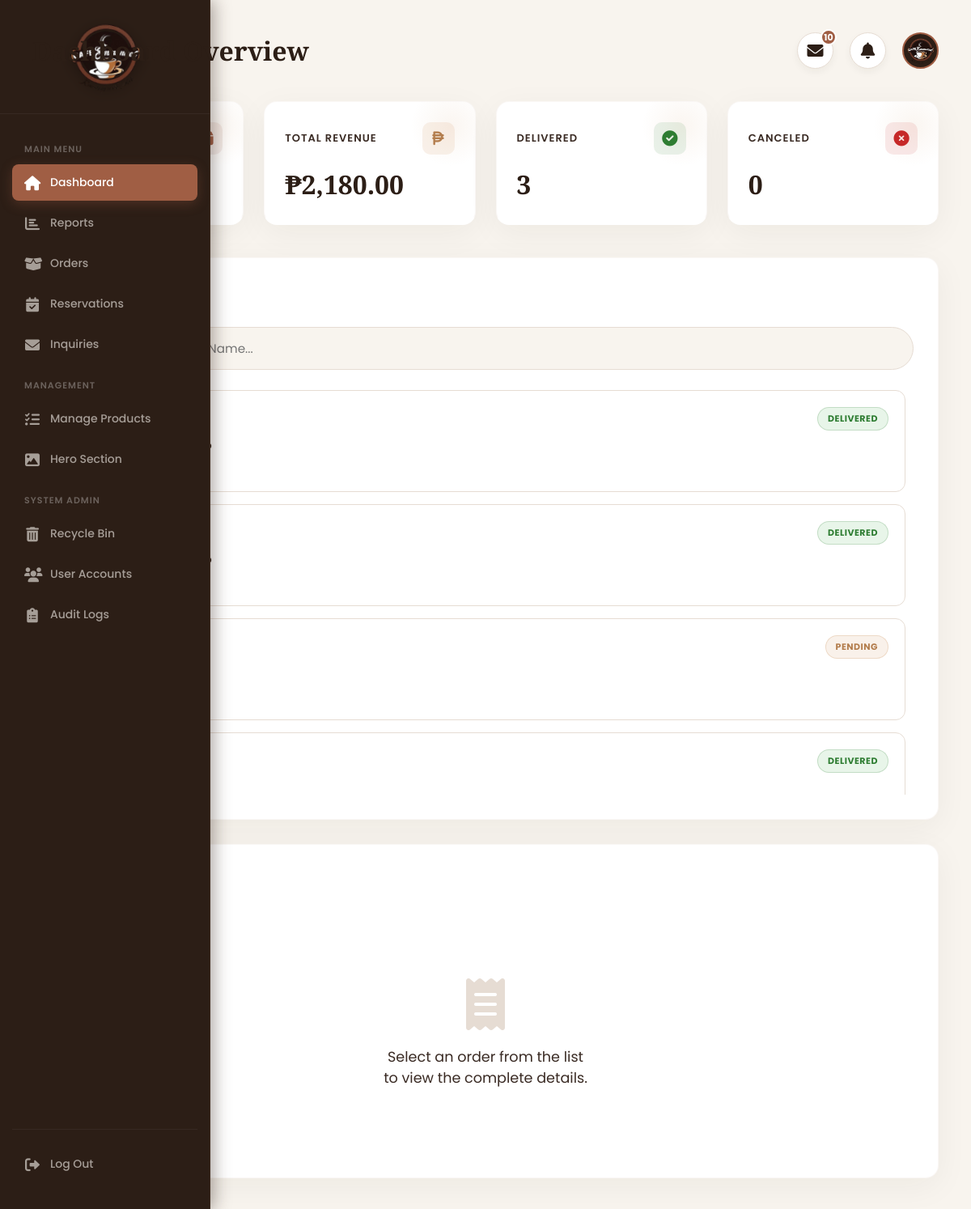
Page /Dashboard.php (signed in) on the committed database.
### tables this page shows
CREATE TABLE `cart` (
  `id` int(11) NOT NULL,
  `user_id` int(11) DEFAULT NULL,
  `fullname` varchar(255) NOT NULL,
  `contact` varchar(50) NOT NULL,
  `address` text NOT NULL,
  `cart` longtext NOT NULL CHECK (json_valid(`cart`)),
  `total` decimal(10,2) NOT NULL,
  `created_at` timestamp NOT NULL DEFAULT current_timestamp(),
  `status` varchar(20) NOT NULL DEFAULT 'Pending',
  `cancel_reason` varchar(255) DEFAULT NULL,
  `cancelled_at` timestamp NULL DEFAULT NULL
);

### Dashboard.php (the view, shortened to what this page needs)
<?php
include 'db_connect.php';
$total_orders_result = $conn->query("SELECT COUNT(*) as count FROM cart");
$total_orders = $total_orders_result->fetch_assoc()['count'];
$total_delivered_result = $conn->query("SELECT COUNT(*) as count FROM cart WHERE status = 'Delivered'");
$total_delivered = $total_delivered_result->fetch_assoc()['count'];
$total_revenue_result = $conn->query("SELECT SUM(total) as sum FROM cart WHERE status = 'Delivered'");
$total_revenue = $total_revenue_result->fetch_assoc()['sum'];
$total_canceled_result = $conn->query("SELECT COUNT(*) as count FROM cart WHERE status = 'Cancelled'");
$total_canceled = $total_canceled_result->fetch_assoc()['count'];
$inquiry_count_result = $conn->query("SELECT COUNT(*) as count FROM inquiries WHERE status = 'new'");
$unread_inquiries = $inquiry_count_result ? $inquiry_count_result->fetch_assoc()['count'] : 0;
$all_orders_result = $conn->query("SELECT * FROM cart ORDER BY id DESC");
$all_orders = [];
while ($row = $all_orders_result->fetch_assoc()) {
    $all_orders[] = $row;
}
?>
<!DOCTYPE html>
<html lang="en">
<head>
  <link rel="stylesheet" href="https://cdnjs.cloudflare.com/ajax/libs/font-awesome/6.4.0/css/all.min.css" />
</head>
<body>
    <?php include 'admin_sidebar.php'; ?>
    <main class="main-content">
      <header class="main-header">
        <h1>Dashboard Overview</h1>
        <div class="header-icons">
            <div class="icon-container" id="messageIcon">
                <i class="fas fa-envelope"></i>
                <?php if($unread_inquiries > 0): ?>
                    <span class="header-badge"><?php echo $unread_inquiries; ?></span>
                <?php endif; ?>
            </div>
            <div class="icon-container" id="notificationBell">
                <i class="fas fa-bell"></i>
            </div>
            <div class="icon-container" id="profileIcon" style="border:none; box-shadow:none; background:transparent;">
                <img src="Logo_Brand.png" alt="Admin" style="background:var(--secondary);">
            </div>
        </div>
      </header>
      <section class="dashboard-metrics">
        <div class="metric">
            <div class="metric-header">
                <p>Total Orders</p>
                <div class="metric-icon-box icon-orders"><i class="fas fa-box"></i></div>
            </div>
            <div class="metric-body"><h3><?php echo number_format($total_orders); ?></h3></div>
        </div>
        <div class="metric">
            <div class="metric-header">
                <p>Total Revenue</p>
                <div class="metric-icon-box icon-revenue"><i class="fas fa-peso-sign"></i></div>
            </div>
            <div class="metric-body"><h3>₱<?php echo number_format($total_revenue, 2); ?></h3></div>
        </div>
        <div class="metric">
            <div class="metric-header">
                <p>Delivered</p>
                <div class="metric-icon-box icon-delivered"><i class="fas fa-check-circle"></i></div>
            </div>
            <div class="metric-body"><h3><?php echo number_format($total_delivered); ?></h3></div>
        </div>
        <div class="metric">
            <div class="metric-header">
                <p>Canceled</p>
                <div class="metric-icon-box icon-canceled"><i class="fas fa-times-circle"></i></div>
            </div>
            <div class="metric-body"><h3><?php echo number_format($total_canceled); ?></h3></div>
        </div>
      </section>
      <div class="dashboard-main-content">
        <div class="card">
            <div class="card-header"><h2>Recent Orders</h2></div>
            <div class="search-bar">
                <input type="text" id="orderSearch" placeholder="Search by Order ID or Name...">
            </div>
            <div class="orders-list">
                <?php foreach ($all_orders as $order):
                    $status_class = strtolower(str_replace(' ', '_', $order['status']));
                ?>
                <div class="order-card" data-order='<?php echo json_encode($order); ?>'>
                    <div style="display:flex; justify-content:space-between; align-items:center; margin-bottom:8px;">
                        <strong style="color:var(--primary); font-size:1.1rem;">#<?php echo str_pad($order['id'], 4, '0', STR_PAD_LEFT); ?></strong>
                        <span class="status-tag status-<?php echo $status_class; ?>"><?php echo $order['status']; ?></span>
                    </div>
                    <div style="font-size:14px; font-weight:500; color:var(--secondary);"><?php echo htmlspecialchars($order['fullname']); ?></div>
                    <div style="font-size:12px; margin-top:8px; color:#3a2b24;">
                    </div>
                </div>
                <?php endforeach; ?>
            </div>
        </div>
        <div class="card" id="details-view">
            <div class="card-header"><h2>Order Details</h2></div>
            <div id="details-placeholder" style="text-align:center; padding:80px 20px; color:var(--border-color);">
                <i class="fas fa-receipt fa-4x" style="color:var(--border-color); margin-bottom:20px;"></i>
                <p style="color:#3a2b24; font-size:1.1rem;">Select an order from the list<br>to view the complete details.</p>
            </div>
        </div>
      </div>
    </main>
</body>
</html>

### admin_sidebar.php (style rules this page uses)
:root { --primary: #A05E44; --secondary: #2C1E16; --accent: #D4A373; --sidebar-bg: #2C1E16; --text-light: #F8F4EE; --text-muted: rgba(248, 244, 238, 0.6); --nav-hover-bg: rgba(160, 94, 68, 0.15); --transition: all 0.3s ease; }

### rows in the picture
cart: status "DELIVERED"
cart: status "DELIVERED"
cart: status "PENDING"
cart: status "DELIVERED"

### other values in the picture
$unread_inquiries "10"
$total_revenue "2,180.00"
$total_delivered "3"
$total_canceled "0"
